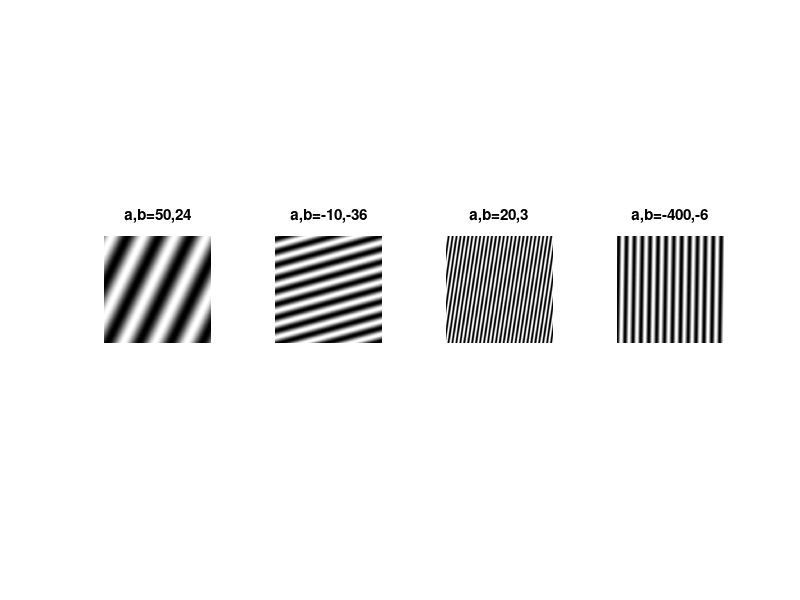

Reproduce this figure in MATLAB.
%Sinus
a = 10*[5 -1 2 -40]; %wybor parametrow
b = 3* [8 -12 1 -2]; %wybor parametrow
obraz_kolejnosc = 0; %inicjalizacja
for i=1:4 %petla dla 4 sinusow
    for u = 1:512 %petla for 512
        for v=1:512 %petla for 512
            obraz(u,v)=uint8(127+128*sin(u/a(i)+v/b(i))); 
            %konwersja na uint i obliczenie piksela z parametrow wejsciowych
        end
    end
    obraz_kolejnosc = obraz_kolejnosc + 1; %inkrementacja do wyswietlenia
    subplot(1,4,obraz_kolejnosc) %zlaczenie wyswietlania
    string1=strcat('a,b=',num2str(a(i)),',',num2str(b(i)));
    imshow(obraz,[]) %pokazanie obrazu na ekranie
    title(string1);
    if(obraz_kolejnosc==1)
        imwrite(obraz,'C:\Users\Krzysztof\Desktop\sin1.png'); %zapis obrazu
    end
    if(obraz_kolejnosc==2)
        imwrite(obraz,'C:\Users\Krzysztof\Desktop\sin2.png'); %zapis obrazu
    end
    if(obraz_kolejnosc==3)
        imwrite(obraz,'C:\Users\Krzysztof\Desktop\sin3.png'); %zapis obrazu
    end
    if(obraz_kolejnosc==4)
        imwrite(obraz,'C:\Users\Krzysztof\Desktop\sin4.png'); %zapis obrazu
    end
end